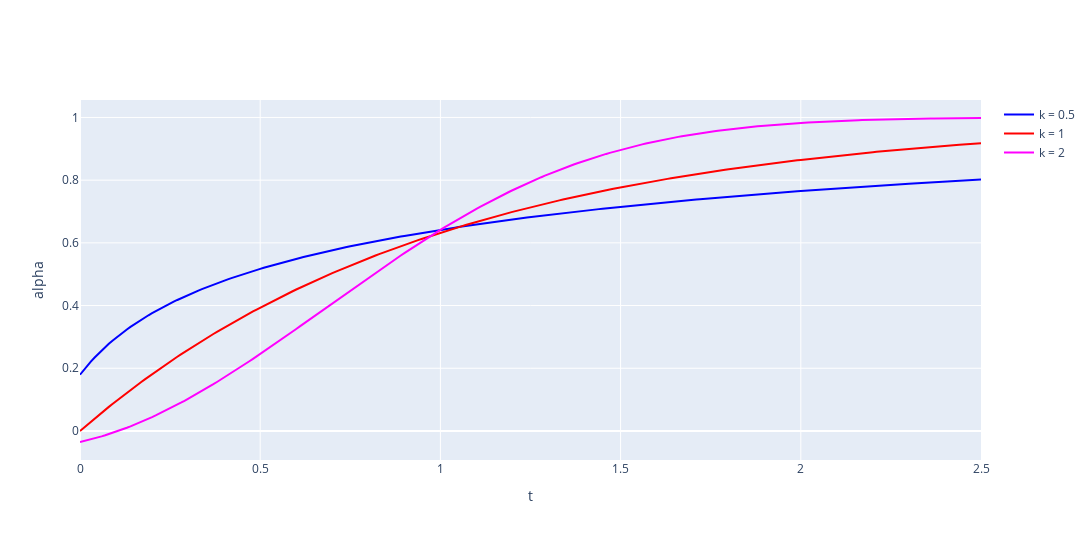

Here is the notebook cell this chart was saved with:
### Code cell
# @title CDF plotting
fig = go.Figure()
fig.add_traces([
    go.Scatter(x=t_values, y=y_CDF_05, mode='lines', marker = {'color' : 'blue'}, name="k = 0.5"),
    go.Scatter(x=t_values, y=y_CDF_1, mode='lines', marker = {'color' : 'red'}, name="k = 1"),
    go.Scatter(x=t_values, y=y_CDF_2, mode='lines', marker = {'color' : 'magenta'}, name="k = 2")
])
fig.update_layout(
    height=1080*0.5,
    width=1920*0.6,
    xaxis_title="t",
    yaxis_title="alpha"
)
fig.show()

### Figure 1 — Plotly figure (JSON) as saved in the notebook; plotly's stock layout.template omitted (floating-point values rounded to 4 significant figures; data arrays with more than 128 entries replaced by an {"elided": "..."} marker saying what was removed)
{"data": [{"marker": {"color": "blue"}, "mode": "lines", "name": "k = 0.5", "type": "scatter", "x": {"elided": "251 float values"}, "y": {"elided": "251 float values"}}, {"marker": {"color": "red"}, "mode": "lines", "name": "k = 1", "type": "scatter", "x": {"elided": "251 float values"}, "y": {"elided": "251 float values"}}, {"marker": {"color": "magenta"}, "mode": "lines", "name": "k = 2", "type": "scatter", "x": {"elided": "251 float values"}, "y": {"elided": "251 float values"}}], "layout": {"height": 540, "width": 1152, "xaxis": {"title": {"text": "t"}}, "yaxis": {"title": {"text": "alpha"}}}}
